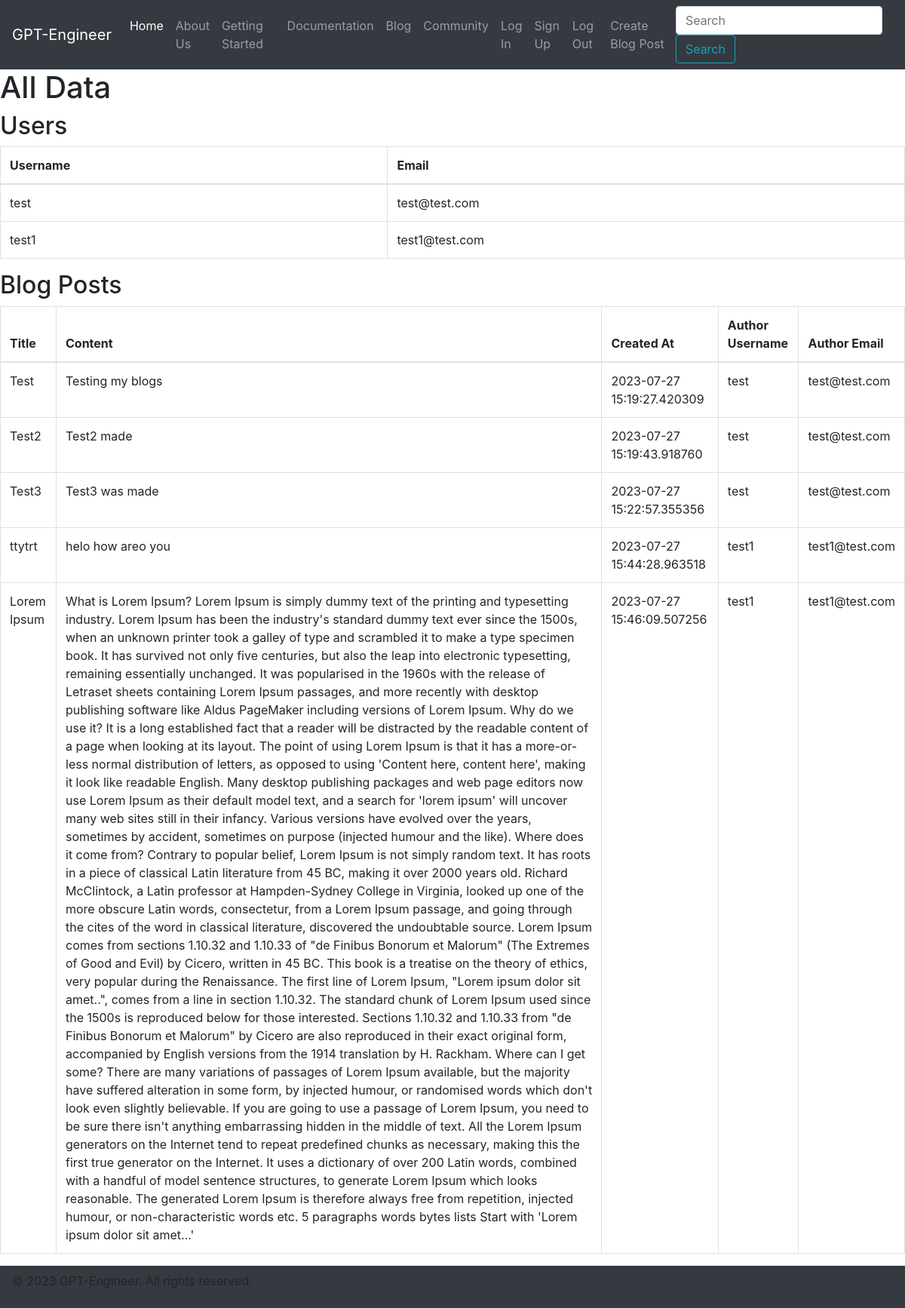
The app's page /show-data with its own data.
### web_main.py (models this page shows, shortened)
class User(db.Model, UserMixin):
    id = db.Column(db.Integer, primary_key=True)
    email = db.Column(db.String(120), unique=True, nullable=False)
    username = db.Column(db.String(80), unique=True, nullable=False)
    password_hash = db.Column(db.String(128), nullable=False)

class BlogPost(db.Model):
    id = db.Column(db.Integer, primary_key=True)
    title = db.Column(db.String(120), nullable=False)
    content = db.Column(db.Text, nullable=False)
    created_at = db.Column(db.DateTime, default=datetime.utcnow)  # New column for date and time of creation
    user_id = db.Column(db.Integer, db.ForeignKey('user.id'), nullable=False)
    user = db.relationship('User', backref=db.backref('posts', lazy=True))

### web_main.py (the view)
@app.route('/show-data')
def show_data_page():
    users = User.query.all()
    blog_posts = BlogPost.query.all()
    return render_template('show_data.html', users=users, blog_posts=blog_posts)

### templates/show_data.html
{% include 'includes/header.html' %}
  <h1>All Data</h1>
  <h2>Users</h2>
  <table class="table table-bordered">
    <thead>
      <tr>
        <th>Username</th>
        <th>Email</th>
      </tr>
    </thead>
    <tbody>
      {% for user in users %}
        <tr>
          <td>{{ user.username }}</td>
          <td>{{ user.email }}</td>
        </tr>
      {% endfor %}
    </tbody>
  </table>
  <h2>Blog Posts</h2>
  <table class="table table-bordered">
    <thead>
      <tr>
        <th>Title</th>
        <th>Content</th>
        <th>Created At</th>
        <th>Author Username</th>
        <th>Author Email</th>
      </tr>
    </thead>
    <tbody>
      {% for post in blog_posts %}
        <tr>
          <td>{{ post.title }}</td>
          <td>{{ post.content }}</td>
          <td>{{ post.created_at }}</td>
          <td>{{ post.user.username }}</td>
          <td>{{ post.user.email }}</td>
        </tr>
      {% endfor %}
    </tbody>
  </table>
  {% include 'includes/footer.html' %}

### templates/includes/header.html (shortened to what this page needs)
<!DOCTYPE html>
<html>
<head>
    <link rel="stylesheet" href="https://stackpath.bootstrapcdn.com/bootstrap/4.5.2/css/bootstrap.min.css">
    <link rel="stylesheet" href="css/styles.css">
</head>
<body>
    <div id="content">
        {% include 'includes/navbar.html' %}

### templates/includes/navbar.html (shortened to what this page needs)
<nav class="navbar navbar-expand-lg navbar-dark bg-dark">
    <a class="navbar-brand" href="{{ url_for('home_page') }}">GPT-Engineer</a>
    <div class="collapse navbar-collapse" id="navbarColor01">
      <ul class="navbar-nav mr-auto">
        <li class="nav-item active">
          <a class="nav-link" href="{{ url_for('home_page') }}">Home <span class="sr-only">(current)</span></a>
        </li>
        <li class="nav-item">
            <a class="nav-link" href="{{ url_for('aboutus_page') }}">About Us</a>
        </li>
        <li class="nav-item">
          <a class="nav-link" href="{{ url_for('gettingstarted_page') }}">Getting Started</a>
        </li>
        <li class="nav-item">
          <a class="nav-link" href="{{ url_for('documentation_page') }}">Documentation</a>
        </li>
        <li class="nav-item">
          <a class="nav-link" href="{{ url_for('blog_page') }}">Blog</a>
        </li>
        <li class="nav-item">
          <a class="nav-link" href="{{ url_for('community_page') }}">Community</a>
        </li>
        <li class="nav-item">
          <a class="nav-link" href="{{ url_for('login_page') }}">Log In</a>
        </li>
        <li class="nav-item">
          <a class="nav-link" href="{{ url_for('register_page') }}">Sign Up</a>
        </li>
        <li class="nav-item">
          <a class="nav-link" href="{{ url_for('logout') }}">Log Out</a>
        </li>
        <li class="nav-item">
          <a class="nav-link" href="{{ url_for('create_blog_page') }}">Create Blog Post</a>
        </li>
      </ul>
      <form class="form-inline">
        <input class="form-control mr-sm-2" type="search" placeholder="Search" aria-label="Search" />
        <button class="btn btn-outline-info my-2 my-sm-0" type="submit">Search</button>
      </form>
    </div>
  </nav>

### templates/includes/footer.html (shortened to what this page needs)
</div>
<footer class="navbar navbar-expand-lg navbar-dark bg-dark">
    <p>&copy; 2023 GPT-Engineer. All rights reserved.</p>
</footer>
</body>
</html>

### static/css/styles.css (style rules this page uses)
html { font-size: 1rem; }

### records on screen
User: username "test", email "test@test.com"
User: username "test1", email "test1@test.com"
BlogPost: title "Test", content "Testing my blogs", created_at "2023-07-27 15:19:27.420309", user.username "test", user.email "test@test.com"
BlogPost: title "Test2", content "Test2 made", created_at "2023-07-27 15:19:43.918760", user.username "test", user.email "test@test.com"
BlogPost: title "Test3", content "Test3 was made", created_at "2023-07-27 15:22:57.355356", user.username "test", user.email "test@test.com"
BlogPost: title "ttytrt", content "helo how areo you", created_at "2023-07-27 15:44:28.963518", user.username "test1", user.email "test1@test.com"
BlogPost: title "Lorem Ipsum", content "What is Lorem Ipsum? Lorem Ipsum is simply dummy text of the printing and typesetting industry. Lorem Ipsum has been the industry's standard dummy text ever since the 1500s, when an unknown printer took a galley of type and scrambled it to make a type specimen book. It has survived not only five centuries, but also the leap into electronic typesetting, remaining essentially unchanged. It was popularised in the 1960s with the release of Letraset sheets containing Lorem Ipsum passages, and more recently with desktop publishing software like Aldus PageMaker including versions of Lorem Ipsum. Why do we use it? It is a long established fact that a reader will be distracted by the readable…", created_at "2023-07-27 15:46:09.507256", user.username "test1", user.email "test1@test.com"
